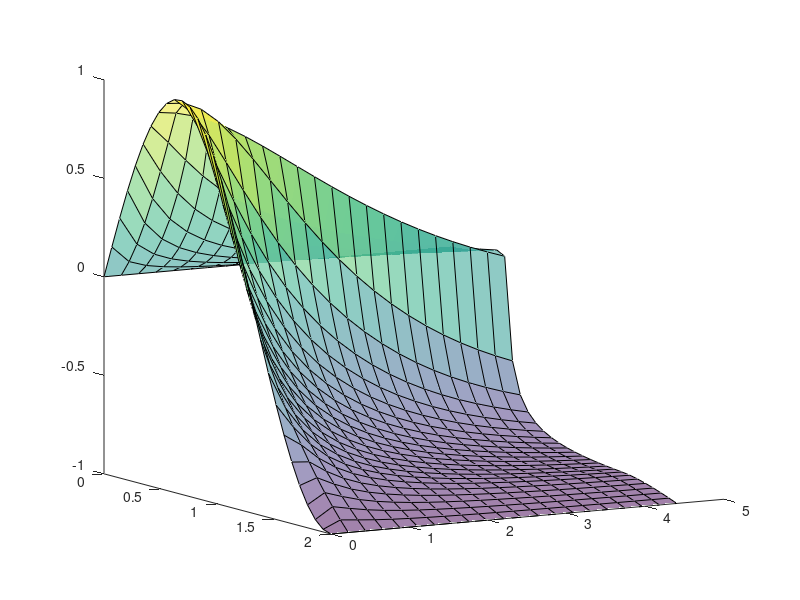

This chart was generated by the following MATLAB code:
% MKP pro u_t = (au_x)_x + f, u(0)=OP1, u(L)=OP2
function abc
global elem
global uzly
L = 2; % interval (0,L)
OP1 = 0; % Dirichletova okrajova podminka vlevo
OP2 = -1; % Dirichletova okrajova podminka vpravo
Nx = 29; % pocet elementu
dx = L/Nx; % delka prostoroveho kroku
T = 4.4; % celkovy cas
Nt = 20; % pocet casovych kroku
dt = T/Nt; % delka casoveho kroku
uzly = linspace(0,L,Nx+1); % seznam uzlovych hodnot
elem = zeros(Nx,2); % seznam poradovych cisel uzlu na jednotlivych elementech
for k = 1:Nx 
    elem(k,:) = [k,k+1];
end;
U0 = zeros(Nx+1,1); % pocatecni stav (v case t=0)
for k = 1:Nx+1
    U0(k) = FceU0((k-1)*dx);
end;

VseU = zeros(Nt+1,Nx+1); % pole pro VSECHNA casova reseni
VseU(1,:) = U0'; % pocatecni reseni

for kt = 1:Nt % cylus pro casove kroky

A = zeros(Nx+1); % matice A tuhosti
M = zeros(Nx+1); % matice M hmotnosti
B = zeros(Nx+1,1); % vektor se zdrojem
for k = 1:Nx % jdeme po elementech
    % cisla bazovych funkci (= cisla uzlu) na tomto elementu:
    kde = elem(k,:); 
    % pricteni integralu z tohoto elementu na nektere pozice matic A,M:
    A(kde,kde) = A(kde,kde) + Integruj_a(k,kt*dt); 
    M(kde,kde) = M(kde,kde) + Integruj_1(k,kt*dt); 
    % pricteni integralu z tohoto elementu na nektere pozice vektoru B:
    B(kde) = B(kde) + Integruj_f(k,kt*dt);
end;
AA = M + dt*A; % implicitni schema
B = M*U0+dt*B;
B = B - AA(:,1)*OP1; % uplatneni leve OP
B = B - AA(:,Nx+1)*OP2; % uplatneni prave OP
AA = AA(2:Nx,2:Nx); % vlastni matice soustavy (zmensena o krajni uzly)
B = B(2:Nx); % vlastni prava strana (zmensena o krajni uzly)
U1 = AA\B; % reseni
U1 = [OP1;U1;OP2]; % pridani obou OP
U0 = U1; % posunuti
VseU(kt+1,:) = U1'; % ulozeni tohoto casoveho reseni
end;
cla; hold on;

% plot(uzly,U1); % kresleni jen posledniho reseni
% plot(uzly,uzly*0,'k.'); % kresleni uzlu

t = linspace(0,T,Nt+1); % sada casovych bodu
[xx,tt] = meshgrid(uzly,t); % sada vsech uzlu typu [bod,cas]
surf(xx,tt,VseU,'FaceAlpha',0.5) % kresleni celeho prubehu reseni
view(60,10); % uhel pohledu na graf

% --------------------------------------------------
function z = Integruj_a(k,t) % numericka integrace integralu s "a"
global elem
global uzly
un = elem(k,:);
x = uzly(un);
h = x(2)-x(1);
xs = (x(1)+x(2))/2;
z = Fcea(xs,t)*[1,-1;-1,1]/h;

function z = Integruj_1(k,t) % numericka integrace integralu s "1"
global elem
global uzly
un = elem(k,:);
x = uzly(un);
h = x(2)-x(1);
xs = (x(1)+x(2))/2;
z = [1/3,1/6;1/6,1/3]*h;

function z = Integruj_f(k,t)  % numericka integrace integralu s "f"
global elem
global uzly
un = elem(k,:);
x = uzly(un);
h = x(2)-x(1);
xs = (x(1)+x(2))/2;
z = Fcef(xs,t)*[1;1]*h/2;

function z = Fcea(x,t) % vodivost
z = (x-0.5)^2+0.001;
function z = Fcef(x,t) % zdroj tepla
z = 0.5+t/4-x*t/2;
z = 0;
if (x>1.5) z=1; end;
function z = FceU0(x) % pocatecni rozlozeni teploty
z = sin(x*pi*3/4);


